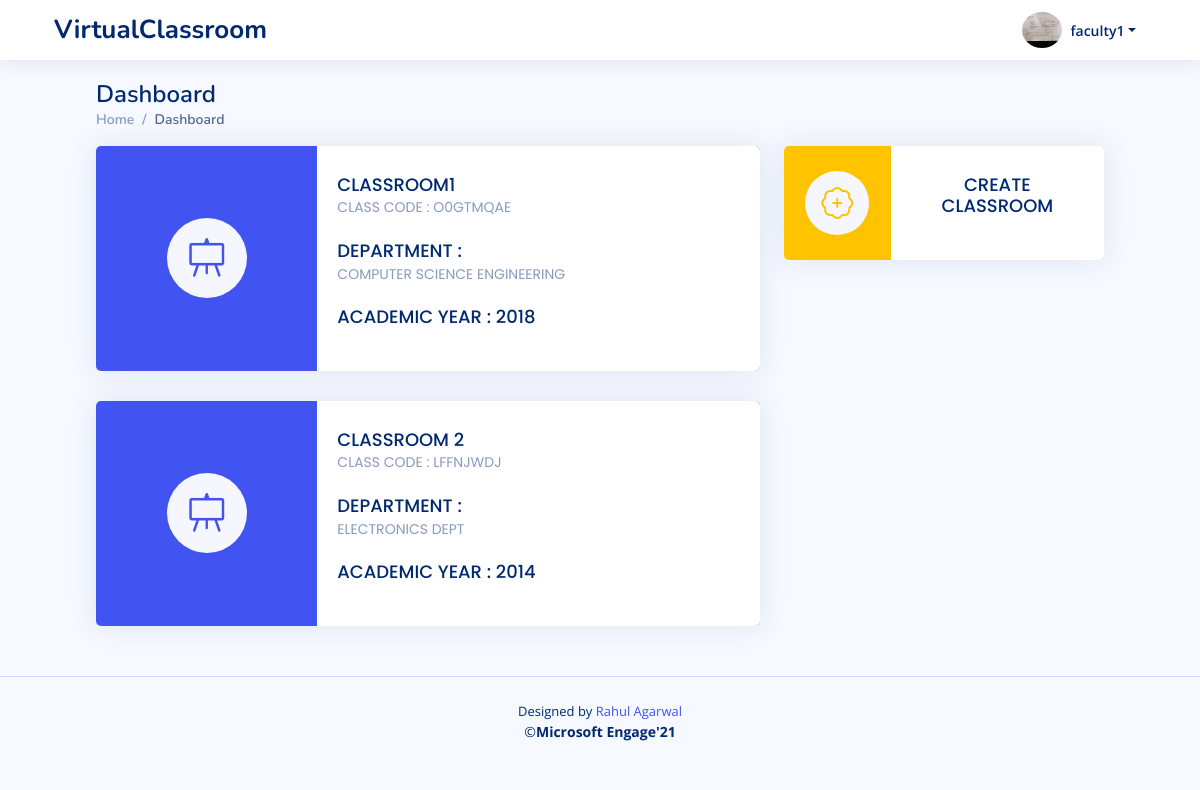
/faculty_dashboard/ (signed in), run on an earlier commit of the app's database.
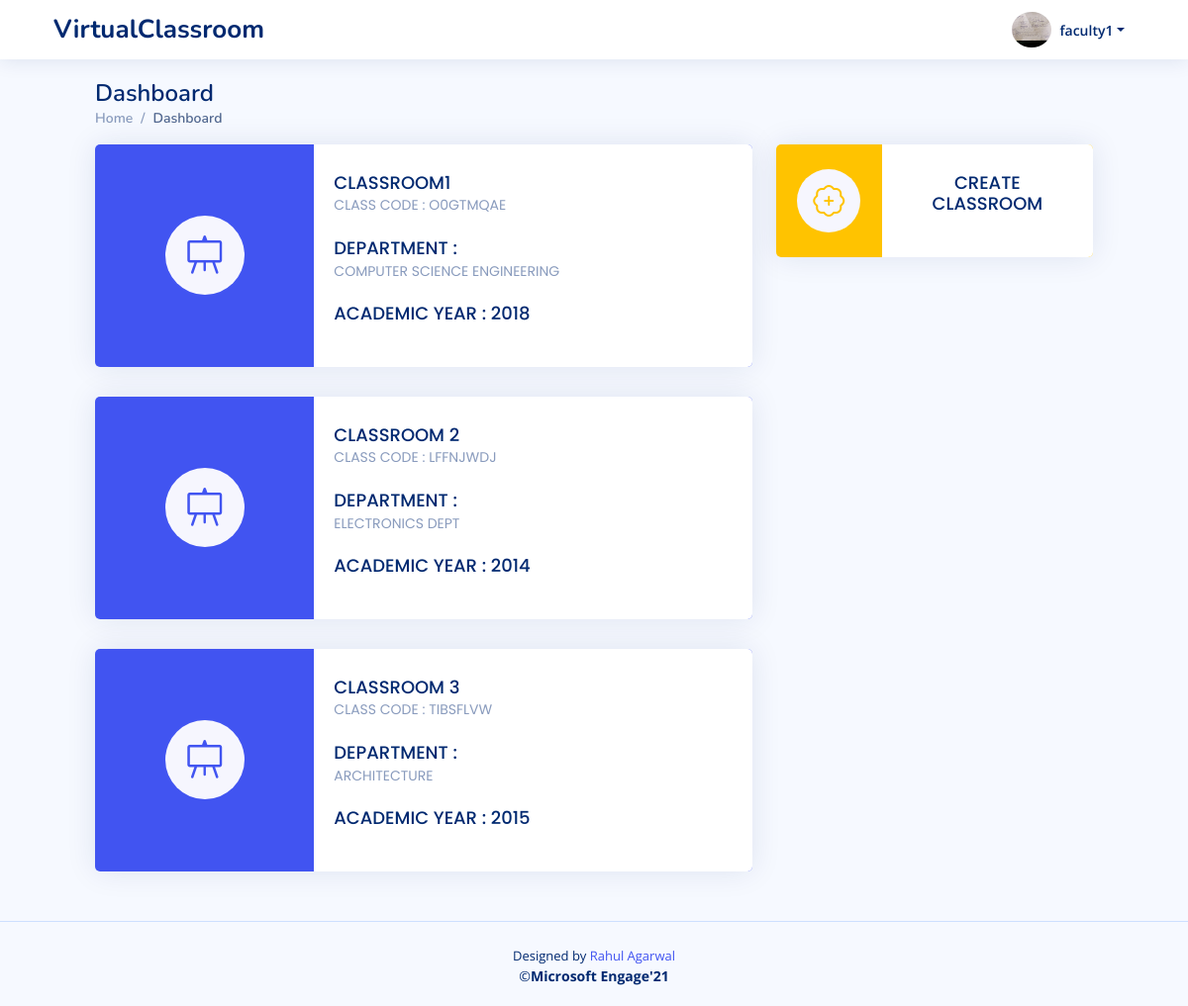
And on a later commit of the database.
### myapp/models.py (models this page shows, shortened)
class ClassRoom(models.Model):
    classId = models.CharField(max_length=10,primary_key=True)
    classname = models.CharField(max_length=50,null=False)
    classDepartment = models.CharField(max_length=50,null=False)
    academicYear = models.CharField(max_length=2,null=False)
    classLink = models.TextField(blank=False,null=True)
    classFacultyID = models.ForeignKey(FacultyDetails,on_delete=models.CASCADE)
    classFacultyName = models.CharField(max_length=100,null=False)
    classTimeTable = models.TextField(blank=False,null=True)
    classCreationTime = models.DateTimeField(default=datetime.now,null=True)

### myapp/views.py (the view, shortened to what this page needs)
# urls.py: path('faculty_dashboard/',views.facultyDashboard,name='facultyDashboard'),
@login_required
def facultyDashboard(request):
    if request.user.is_active and request.user.is_staff and not request.user.is_superuser:
        user=request.user
        faculty = FacultyDetails.objects.get(facultyId = user.id)
        classRooms = ClassRoom.objects.filter(classFacultyID=faculty.id)
        unique_id=faculty.facultyId
        context={
            'classRooms' : classRooms,
            'faculty' : faculty
        }
        return render(request,'faculty/facultyDashboard.html',context)
    else:
        return redirect('facultyLogin')

### myapp/templates/faculty/facultyDashboard.html (shortened to what this page needs)
{% extends 'base.html' %}
{% block content %}
  <header id="header" class="header fixed-top d-flex align-items-center px-5">
    <div class="d-flex align-items-center justify-content-between">
      <a href="{% url 'facultyDashboard'%}" class="logo d-flex align-items-center">
        <span class="d-none d-lg-block">VirtualClassroom</span>
      </a>
    </div>
    <nav class="header-nav ms-auto">
      <ul class="d-flex align-items-center">
        <li class="nav-item dropdown pe-3">
          <a class="nav-link nav-profile d-flex align-items-center pe-0" href="#" data-bs-toggle="dropdown">
            <img src="{{ faculty.facultyPic.url }}" alt="Profile" class="rounded-circle" style="width:40px;">
            <span class="d-none d-md-block dropdown-toggle ps-2">{{user.first_name}}{{user.last_name}}</span>
          </a>
        </li>
      </ul>
    </nav>
  </header>
  <main id="main" class="main mx-lg-5 px-lg-5">
    <div class="pagetitle">
      <h1>Dashboard</h1>
      <nav>
        <ol class="breadcrumb">
          <li class="breadcrumb-item"><a href="index.html">Home</a></li>
          <li class="breadcrumb-item active">Dashboard</li>
        </ol>
      </nav>
    </div>
    <section class="section dashboard">
      <div class="row">
        <div class="col-lg-8">
          <div class="row">
              {% if classRooms %}
                {% for class in classRooms%}
                    <div class="col-xxl-6 col-lg-12">
                      <a href="{% url 'facultySubject' class.pk %}">
                        <div class="card info-card sales-card pb-0">
                         <div class="row g-0" style="background: #4154f1">
                           <div class="col-md-4 align-self-center ">
                             <div class="card-icon rounded-circle d-flex align-items-center justify-content-center mx-auto" style="height: 5rem; width:5rem;">
                               <i class="bi bi-easel" style="font-size: 2.5rem;"></i>
                             </div>
                           </div>
                           <div class="col-md-8 bg-white">
                             <div class="card-body my-1  mt-2 mb-0">
                               <h5 class="card-title" style="text-transform: uppercase;">{{class.classname | truncatechars:20}} <br><span>Class Code : {{class.pk}}</span></h5>
                               <h5 class="card-title pt-0" style="text-transform: uppercase;">DEPARTMENT : <br><span>{{class.classDepartment | truncatechars:28}}</span></h5>
                               <h5 class="card-title pt-0" style="text-transform: uppercase;">ACADEMIC YEAR : {{class.academicYear | truncatechars:15}}</h5>
                             </div>
                           </div>
                         </div>
                       </div>
                      </a>
                  </div>
                {% endfor %}
              {% else %}
                <div class="container">
                  <h3>No ClassRoom Created By You!</h3>
                </div>
              {% endif %}
          </div>
        </div>
        <div class="col-lg-4">
          <div class="col-xxl-10 col-xl-12">
            <a href="{% url 'facultyClassCreate' %}">
              <div class="card info-card sales-card pb-0">
               <div class="row g-0" style="background: #FFC300">
                 <div class="col-md-4 align-self-center ">
                   <div class="card-icon rounded-circle d-flex align-items-center justify-content-center mx-auto">
                     <i class="bi bi-patch-plus" style="color: #FFC300"  ></i>
                   </div>
                 </div>
                 <div class="col-md-8 bg-white">
                   <div class="card-body my-1  mt-2 mb-0">
                     <h5 class="card-title text-center ">CREATE <br>CLASSROOM</h5>
                   </div>
                 </div>
               </div>
             </div>
            </a>
          </div>
        </div>
      </div>
    </section>
  </main>
  {% include 'partials/_footer.html'%}
{% endblock %}

What changed in the data, as far as the page shows it:
added ClassRoom: classname "CLASSROOM 3", pk "TIBSFLVW", classDepartment "ARCHITECTURE", academicYear "2015"
